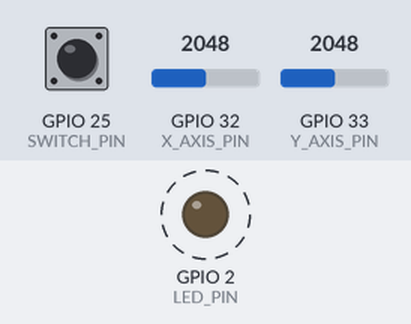
Bench run of a sketch on a simulated ESP32. On the bench: output pins drawn as LEDs (lit = HIGH). Dashed ring = blinking. The inputs (shaded band) are chosen by the test bench; at power-on: GPIO 25 (SWITCH_PIN) HIGH, GPIO 32 (X_AXIS_PIN) = 2048, GPIO 33 (Y_AXIS_PIN) = 2048. What the sketch prints to the serial monitor is not drawn.

Above: at 1.07 s.
Timing chart, 0 to 4.0 s (numbered marks = the images above):
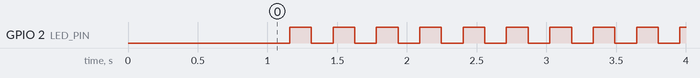

Measured:
- by itself, GPIO 2 (LED_PIN): alternates HIGH for 0.16 s and LOW for 0.16 s

The sketch:

_20250317_Mando_Camion_V2_1.ino
```cpp
// -------------------------------------------------------------------------------
//
//  Programa para el mando a distancia de los camiones de Sharehorizons
//
//  emite usando el protocolo ESPNOW al receptor que es el camión
//
//  Totalmente operacional en ambos modelos de mandos a distancia,
//  posiblemente necesite retocar algunos parametros,
//  en función de la posición fisica del Joystick, respecto al propio mando en si.
//
//  Ligeramente reformado por Jose M. Escrich - 20250512
//
// -------------------------------------------------------------------------------


// Bibliotecas a incluir
#include <esp_now.h>
#include <WiFi.h>
#include <math.h>

// Definición de pines
#define X_AXIS_PIN 32 // Los numeros de pin se mantienen, aunque las funciones de X e Y se intercambian
#define Y_AXIS_PIN 33 // Los numeros de pin se mantienen, aunque las funciones de X e Y se intercambian
#define SWITCH_PIN 25 // Interruptor del Joystick, se activa al pulsarlo
#define LED_PIN 2     // led en Wemos D1 Mini ESP32, mismo pin en DOIT ESP32 Devkit V1

// MAC DEL RECEPTOR
// Comentar la linea que no se use
//uint8_t receiverMacAddress[] = { 0xAA,0xAA,0xAA,0xAA,0xAA,0xAA };  // AA:AA:AA:AA:AA:AA // Escrich // 20250317
// AA:AA:AA:AA:AA:AA Camión de bomberos

uint8_t receiverMacAddress[] = { 0xAA,0xAA,0xAA,0xAA,0xAA,0xAA };  // AA:AA:AA:AA:AA:AA // Escrich // 20250317
// AA:AA:AA:AA:AA:AA Camión con radar


// Definición de variables
double angulo;
double opuesto;
double continuo;
double modulo;

double ejeX;  // Usados solo para debug
double ejeY;  // Usados solo para debug

bool led = LOW;  // variable para encendido del led que va en la placa

// Definición de la estructura de datos, que envía los valores del Joystick al camión

struct PacketData {
  int AnguloValue;
  int ModuloValue;
  int switchPressed;
};
PacketData data;

//This function is used to map 0-4095 joystick value to 0-254. hence 127 is the center value which we send.
//It also adjust the deadband in joystick.
//Jotstick values range from 0-4095. But its center value is not always 2047. It is little different.
//So we need to add some deadband to center value. in our case 1800-2200. Any value in this deadband range is mapped to center 127.

double MapeoJoystick(int valor) {

  if (valor >= 2200) {
    valor = map(valor, 2200, 4095, 0, 255);
  } else if (valor <= 1800) {
    valor = map(valor, 1800, 0, 0, -255);
  } else {
    valor = 0;
  }

  return valor;
}

/*
// Esta parte es el original ## 20250321 # Escrich
// He cambiado de lugar el signo "-" para invertir ambos ejes, ya que me viene mejor
// la posición fisica del joystick, con los cables mirando hacia el centro del mando
double MapeoJoystick(int valor) {

  if (valor >= 2200) {
    valor = map(valor, 2200, 4095, 0, -255);
  } else if (valor <= 1800) {
    valor = map(valor, 1800, 0, 0, 255);
  } else {
    valor = 0;
  }

  return valor;
}
*/

// callback when data is sent

void OnDataSent(const uint8_t *mac_addr, esp_now_send_status_t status) {
  /*
  Serial.print("\r\nLast Packet Send Status:\t ");
  Serial.println(status);
  Serial.println(status == ESP_NOW_SEND_SUCCESS ? "Message sent" : "Message failed");
  */
}

void setup() {
  Serial.begin(115200);
  WiFi.mode(WIFI_STA);
  delay(1000);

  // Init ESP-NOW
  if (esp_now_init() != ESP_OK) {
    Serial.println("Error initializing ESP-NOW");
    return;
  } else {
    Serial.println("Succes: Initialized ESP-NOW");
  }

  esp_now_register_send_cb(OnDataSent);

  // Register peer
  //esp_now_peer_info_t peerInfo; // Linea original
  esp_now_peer_info_t peerInfo = {}; // Añadido en la ultima versión de Shere horizons para evitar bloqueos
  memcpy(peerInfo.peer_addr, receiverMacAddress, 6);
  peerInfo.channel = 0;
  peerInfo.encrypt = false;

  // Add peer
  if (esp_now_add_peer(&peerInfo) != ESP_OK) {
    Serial.println("Failed to add peer");
    return;
  } else {
    Serial.println("Succes: Added peer");
  }

  pinMode(SWITCH_PIN, INPUT_PULLUP);
  pinMode(LED_PIN, OUTPUT);

} // Fin de setup

void loop() {
  data.switchPressed = false;

  if (digitalRead(SWITCH_PIN) == LOW) {
    data.switchPressed = true;
  }

  opuesto = MapeoJoystick(analogRead(X_AXIS_PIN));
  continuo = MapeoJoystick(analogRead(Y_AXIS_PIN));
  angulo = atan2(opuesto, continuo);
  angulo = 180 * (double)angulo / PI;
  if (angulo < 0) {
    angulo = angulo + 360;
  }
  modulo = sq(opuesto) + sq(continuo);
  modulo = sqrt(modulo);

  if (modulo <= 30) {
    modulo = 0;
  }
  if (modulo > 255) {
    modulo = 255;
  }

  data.AnguloValue = int(trunc(angulo));
  data.ModuloValue = int(trunc(modulo));


  // Comentar tras la puesta en marcha // Escrich
  /*
  // Esta parte es el original
  Serial.print("Ángulo: ");
  Serial.println(data.AnguloValue);
  Serial.print("Módulo: ");
  Serial.println(data.ModuloValue);
  Serial.print("Botón: ");
  Serial.println(data.switchPressed);
*/

  ejeX = analogRead(X_AXIS_PIN);  // Usados solo para debug
  ejeY = analogRead(Y_AXIS_PIN);  // Usados solo para debug

  // /*
  // estos son mis datos en pantalla
  //Serial.println("");
  Serial.print("Ángulo: ");
  Serial.print(data.AnguloValue);
  Serial.print("  Módulo: ");
  Serial.print(data.ModuloValue);
  Serial.print("  Botón: ");
  Serial.print(data.switchPressed);
  Serial.print("  Opuesto X mapeado: ");
  Serial.print(opuesto);
  Serial.print("  Continuo Y mapeado: ");
  Serial.print(continuo);
  Serial.print("  Eje X: ");
  Serial.print(ejeX);
  Serial.print("  Eje Y: ");
  Serial.print(ejeY);

  Serial.println("");
  // */


  esp_err_t result = esp_now_send(receiverMacAddress, (uint8_t *)&data, sizeof(data));
  if (result == ESP_OK) {
    //Serial.println("Sent with success"); // Texto en el terminal eliminado por claridad
  } else {
    // Serial.println("Error sending the data"); // Texto en el terminal eliminado por claridad
  }
  delay(150);  // # 200 # Reducir este valor hace que los datos de el mando se envían mas veces por segundo

  // Encendido del led azul de la placa
  // ===================================
  if (led == LOW) {
    led = HIGH;
  } else {
    led = LOW;
  }
  digitalWrite(LED_PIN, led);
  // ===================================


}  // Fin de loop
```
